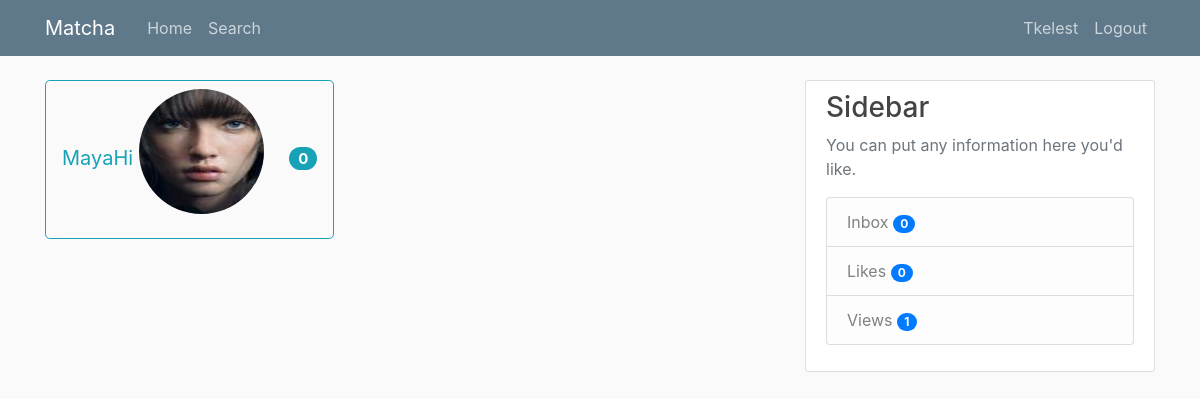
Screenshot of /inbox (signed in) with the database file from the repository.
### tables this page shows
CREATE TABLE users (
            user_id INTEGER PRIMARY KEY AUTOINCREMENT,
            firstname TEXT NOT NULL,
            lastname TEXT NOT NULL,
            age INTEGER NOT NULL,
            birthdate TEXT NOT NULL,
            username TEXT NOT NULL,
            email TEXT NOT NULL,
            password TEXT NOT NULL,
            gender TEXT NOT NULL,
            sexual_pref TEXT NULL,
            biography TEXT NULL,
            famerating INTEGER DEFAULT 100,
            image_file_p TEXT DEFAULT "default.jpg",
            image_file_1 TEXT NULL,
            image_file_2 TEXT NULL,
            image_file_3 TEXT NULL,
            image_file_4 TEXT NULL,
            image_file_5 TEXT NULL,
            geo_track TEXT DEFAULT "1",
            location_city TEXT NULL,
            location_region TEXT NULL,
            lat_data INTEGER NULL,
            long_data INTEGER NULL,
            last_seen TEXT NULL
            );

CREATE TABLE likes (
            id INTEGER PRIMARY KEY AUTOINCREMENT,
            liked_user INTEGER NULL,
            user_id INTEGER NOT NULL,
            FOREIGN KEY (user_id)
                REFERENCES users (user_id) 
            );

### matcha/routes.py (the view)
@app.route('/inbox')
@login_required
def inbox():
    conn = sql.connect('matcha\\users.db')
    cur = conn.cursor()
    cur.execute("SELECT * FROM likes WHERE likes.user_id=:currentuser", {'currentuser': current_user.user_id})
    users_liked = cur.fetchall()
    print('Likes BY Current user:            ', users_liked)
    cur.execute("SELECT likes.liked_user, likes.user_id, users.username, users.image_file_p FROM likes, users WHERE likes.liked_user=:currentuser AND likes.user_id=users.user_id", {'currentuser': current_user.user_id})
    users_likedby = cur.fetchall()
    print('Likes FROM Users -> Current user: ', users_likedby)
    true_likes = []
    for index, like in enumerate(users_liked):
                i = 0
                while i != len(users_likedby):
                    if like[1] == users_likedby[i][1]:
                        notification = message_notifications(conn, cur, users_likedby[i][1], current_user.user_id)
                        new_data = append_to_tuple(users_likedby[i], notification)
                        true_likes.append(new_data)
                        break
                    i = i + 1
    print('True Likes, visible users!      : ', true_likes)
    conn.close()
    return render_template('inbox.html', title='Inbox', users=true_likes) #user_images=user_images)

### matcha/models.py (called while the page is built)
@login_manager.user_loader
def load_user(id):
    conn = sql.connect('matcha\\users.db')
    cur = conn.cursor()
    cur.execute("SELECT * from users where email = (?)", [id])
    userrow = cur.fetchone()
    user = User(userrow[0], userrow[1], userrow[2], userrow[3], userrow[4],
            userrow[5], userrow[6], userrow[7], userrow[8], userrow[9],
            userrow[10], userrow[11], userrow[12], userrow[13], userrow[14],
            userrow[15], userrow[16], userrow[17], userrow[18], userrow[19],
            userrow[20], userrow[21], userrow[22], userrow[23])
    return (user)

### matcha/routes.py (called while the page is built)
def message_notifications(conn, cur, user_id, current_user):
    cur.execute("""SELECT new_messages FROM message_notifications
                WHERE last_seen_user_id=:last_seen_user_id""", {'last_seen_user_id': user_id})
    new_messages = cur.fetchone()
    cur.execute("""SELECT id FROM messages
                WHERE recipient=:recipient AND user_id=:user_id""", {'recipient': current_user, 'user_id': user_id})
    all_messages = len(cur.fetchall())
    if all_messages is None:
        all_messages = 0
    message_notif = all_messages - new_messages[0] if all_messages > new_messages[0] else new_messages[0] - all_messages
    return (message_notif)

def append_to_tuple(tuple_data, data_to_append):
    tuple_data = list(tuple_data)
    print ('TUPLE DATA', tuple_data)
    tuple_data.insert(4, data_to_append)
    print ('TUPLE DATA AFTER APPEND', tuple_data)
    tuple_data = tuple(tuple_data)
    return (tuple_data)

### matcha/templates/inbox.html (shortened to what this page needs)
{% extends "layout.html" %}
{% block content %}
{% for user in users %}
    <a href="{{ url_for('messages', user_id=user[1]) }}" role="button" class="btn btn-outline-info btn-lg">{{ user[2] }}
        <img class="rounded-circle account-img" src="/static/profile_pics/{{ user[3] }}">
        <span class="badge badge-pill badge-info">{{ user[4] }}</span>
    </a>
{% endfor %}
{% endblock content %}

### matcha/templates/layout.html (shortened to what this page needs)
<!DOCTYPE html>
<html lang="en">
<head>
    <link rel="stylesheet" href="https://stackpath.bootstrapcdn.com/bootstrap/4.3.1/css/bootstrap.min.css">
    <link rel="stylesheet" type="text/css" href="{{ url_for('static', filename='main.css') }}">
    <link rel="stylesheet" href="https://cdnjs.cloudflare.com/ajax/libs/font-awesome/4.7.0/css/font-awesome.min.css">
</head>
<body>
    <header class="site-header">
        <nav class="navbar navbar-expand-md navbar-dark bg-steel fixed-top">
            <div class="container">
                <a class="navbar-brand mr-4" href="/">Matcha</a>
                <div class="collapse navbar-collapse" id="navbarToggle">
                    <div class="navbar-nav mr-auto">
                        {% if current_user.is_authenticated %}
                        <a class="nav-item nav-link" href="{{ url_for('home') }}">Home</a>
                        <a class="nav-item nav-link" href="{{ url_for('search') }}">Search</a>
                        {% else %}
                        <a class="nav-item nav-link" href="{{ url_for('home') }}">Home</a>
                        <a class="nav-item nav-link" href="{{ url_for('about') }}">About</a>
                        {% endif %}
                    </div>
                    <div class="navbar-nav">
                        {% if current_user.is_authenticated %}
                            <a class="nav-item nav-link" href="{{ url_for('account') }}">{{ current_user.username }}</a>
                            <a class="nav-item nav-link align-middle" href="{{ url_for('logout') }}">Logout</a>
                        {% else %}
                            <a class="nav-item nav-link" href="{{ url_for('register') }}">Register</a>
                            <a class="nav-item nav-link" href="{{ url_for('login') }}">Login</a>
                        {% endif %}
                    </div>
                </div>
            </div>
        </nav>
    </header>
    <main role="main" class="container">
        <div class="row">
            <div class="col-md-8">
                {% block content %}{% endblock %}
            </div>
            {% if current_user.is_authenticated %}
            <div class="col-md-4">
                <div class="content-section">
                    <h3>Sidebar</h3>
                    <p class='text-muted'>You can put any information here you'd like.
                    <ul class="list-group">
                        <a href="{{ url_for('inbox') }}" class="list-group-item list-group-item-light">Inbox
                            <span id="inbox_count" class="badge badge-pill badge-primary"></span>
                        </a>
                        <a href="{{ url_for('likes') }}" class="list-group-item list-group-item-light">Likes
                            {% set new_messages = current_user.age %}
                            <span id="likes_count" class="badge badge-pill badge-primary"></span>
                        </a>
                        <a href="{{ url_for('views') }}" class="list-group-item list-group-item-light">Views
                            <span id="views_count" class="badge badge-pill badge-primary"></span>
                        </a>
                    </ul>
                    </p>
                </div>
            </div>
            {% endif %}
        </div>
    </main>
</body>
</html>

### matcha/static/main.css (style rules this page uses)
body { background: #fafafa; color: #333333; margin-top: 5rem; }
h1, h2, h3, h4, h5, h6 { color: #444444; }
.bg-steel { background-color: #5f788a; }
.site-header .navbar-nav .nav-link { color: #cbd5db; }
.content-section { background: #ffffff; padding: 10px 20px; border: 1px solid #dddddd; border-radius: 3px; margin-bottom: 20px; }
.account-img { height: 125px; width: 125px; margin-right: 20px; margin-bottom: 16px; }

### rows the page displays
users: username "Tkelest"
likes: username "MayaHi", image_file_p (picture), user "0"
